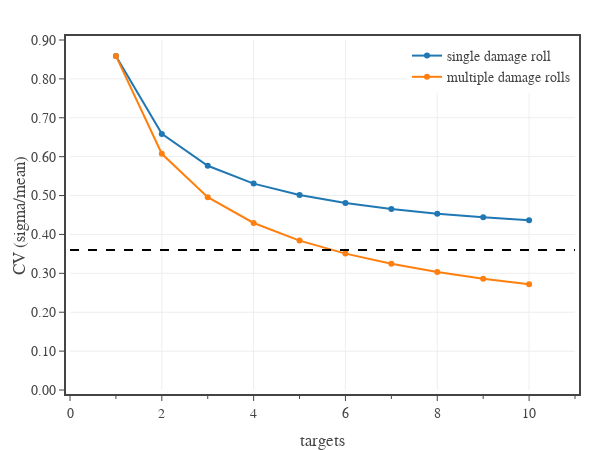

The notebook cell this image was saved under:
### Code cell
# analytic solution to variance of saving throws with multiple targets (analytic)

def save_mean(f_state, s_state, n_targets=1):
    return n_targets*(f_state['probability']*f_state['mean'] 
            + s_state['probability']*s_state['mean'])

def save_variance(f_state, s_state, n_targets=1):
    mean = save_mean(f_state, s_state, 1)
    var = (   f_state['probability']*f_state['sigma']**2 
            + s_state['probability']*s_state['sigma']**2
            + f_state['probability']*f_state['mean']**2 
            + s_state['probability']*s_state['mean']**2
            - mean**2)
    
    cov = (f_state['probability']*f_state['sigma'] + s_state['probability']*s_state['sigma'])**2
    
    return n_targets*var + n_targets*(n_targets - 1)*cov

def save_sigma(f_state, s_state, n_targets=1):
    return np.sqrt(save_variance(f_state, s_state, n_targets))

m_save = 0.0

fail_state = {
    'probability': 0.65,
    'damage': '2d8',
    'mean': 2*4.5,
    'sigma': np.sqrt(2*(8**2 - 1)/12),
}

save_state = {
    'probability': 1 - fail_state['probability'],
    'damage': '0',
    'mean': m_save*fail_state['mean'],
    'sigma': m_save*fail_state['sigma'],
}

print(fail_state['sigma']/fail_state['mean'])
# create figure
fig = go.Figure(
    layout=go.Layout(
        template=tfb.FIG_TEMPLATE,
        margin=dict(l=70, r=25, b=60, t=40, pad=4),
        xaxis=dict(
            title_text='targets',
            tick0=0, dtick=2,
            minor=dict(tick0=0, dtick=1),
            range=[0,11],
        ),
        yaxis=dict(
            title_text='CV (sigma/mean)',
            tickformat='.2f',
            range=[0,0.9],
        ),
        legend=dict(
            xanchor='right', yanchor='top',
            x=1.00, y=1.00,
            orientation='v',
            tracegroupgap=0,
        )
    )
)

# single damage roll
targets = list(range(1, 11))
cv = [save_sigma(fail_state, save_state, n)/save_mean(fail_state, save_state, n) for n in targets]
fig.add_trace(go.Scatter(
    x=targets, 
    y=cv,
    name=f'single damage roll',
    mode='lines+markers',
    hovertemplate=
        f'<b>spell</b><br>'+
        'targets %{x:.0f}<br>'+
        'CV total %{y:.2f}<extra></extra>'
))

# multiple damage rolls
targets = list(range(1, 11))
cv = [(save_sigma(fail_state, save_state, 1)/save_mean(fail_state, save_state, 1))/np.sqrt(n) for n in targets]
fig.add_trace(go.Scatter(
    x=targets, 
    y=cv,
    name=f'multiple damage rolls',
    mode='lines+markers',
    hovertemplate=
        f'<b>spell</b><br>'+
        'targets %{x:.0f}<br>'+
        'CV total %{y:.2f}<extra></extra>'
))

fig.add_trace(go.Scatter(
    x=[0,11], 
    y=2*[fail_state['sigma']/fail_state['mean']],
    showlegend=False,
    mode='lines',
    line=dict(color='black', dash='dash'),
    hoverinfo='skip',
))

# show figure
fig.update_layout(width=600, height=450, barmode='group')
fig.show(config=tfb.FIG_CONFIG)

# save figures
if SAVEFIGS:
    fig.update_layout(autosize=True, width=None, height=None)
    #tfb.save_fig_html(fig, format='large', name=f'./fig-multi-target-save-cv-zero-large')
    #tfb.save_fig_html(fig, format='small', name=f'./fig-multi-target-save-cv-zero-small', style='aspect-ratio:600/500')

### Figure 1 — Plotly figure (JSON) as saved in the notebook; plotly's stock layout.template omitted (floating-point values rounded to 4 significant figures)
{"data": [{"hovertemplate": "<b>spell</b><br>targets %{x:.0f}<br>CV total %{y:.2f}<extra></extra>", "mode": "lines+markers", "name": "single damage roll", "type": "scatter", "x": [1, 2, 3, 4, 5, 6, 7, 8, 9, 10], "y": [0.859, 0.6586, 0.5765, 0.5307, 0.5013, 0.4806, 0.4653, 0.4535, 0.4441, 0.4364]}, {"hovertemplate": "<b>spell</b><br>targets %{x:.0f}<br>CV total %{y:.2f}<extra></extra>", "mode": "lines+markers", "name": "multiple damage rolls", "type": "scatter", "x": [1, 2, 3, 4, 5, 6, 7, 8, 9, 10], "y": [0.859, 0.6074, 0.4959, 0.4295, 0.3842, 0.3507, 0.3247, 0.3037, 0.2863, 0.2716]}, {"hoverinfo": "skip", "line": {"color": "black", "dash": "dash"}, "mode": "lines", "showlegend": false, "type": "scatter", "x": [0, 11], "y": [0.36, 0.36]}], "layout": {"barmode": "group", "height": 450, "legend": {"orientation": "v", "tracegroupgap": 0, "x": 1, "xanchor": "right", "y": 1, "yanchor": "top"}, "margin": {"b": 60, "l": 70, "pad": 4, "r": 25, "t": 40}, "width": 600, "xaxis": {"dtick": 2, "minor": {"dtick": 1, "tick0": 0}, "range": [0, 11], "tick0": 0, "title": {"text": "targets"}}, "yaxis": {"range": [0, 0.9], "tickformat": ".2f", "title": {"text": "CV (sigma/mean)"}}}}
